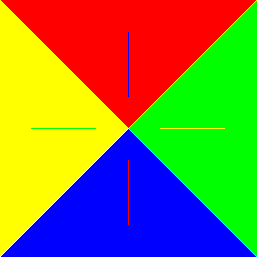
#> input picture Project2A/project2_testimg.png, 257 x 257 px
$ python temp.py
#> lines starting #> are read from the running program, lines starting #| are printed output that depends on the picture; after the words box and inside, x2 and y2 are one past the last pixel; in counts of white or black regions, pixels touching at a corner belong together
### Project2A/helpers.py
'''
  File name: helpers.py
  Author:
  Date created:
'''

'''
  File clarification:
    Helpers file that contributes the project
    You can design any helper function in this file to improve algorithm
'''
from scipy.spatial import Delaunay
import matplotlib.pyplot as plt
import numpy as np
from scipy import interpolate
from PIL import Image
from click_correspondences import *


samplePoints = np.array([[0,0],[10,0],[0,10],[10,10],[5,5]])


class MorphObject():

	def __init__(self, sourceImage, destImage, sourcePoints, destinationPoints ,avgPoints, triangulationStructure ,gamma):


		self.sourceImage = sourceImage
		self.destImage = destImage
		self.imageStructure = np.zeros(self.sourceImage.shape, dtype="float")


		self.sourcePoints = sourcePoints
		self.destinationPoints = destinationPoints

		self.avgPoints = avgPoints
		self.triangulationStructure = triangulationStructure

		self.gamma = gamma
		self.motionPoints = self.computeMotionPixels()


		self.dStructureTriangles = {}

		self.sourceStructureTriangles = {}
		self.destStructureTriangles = {}
		self.motionStructureTriangles = {}


		self.hMatrix = {}
		self.invHMatrix = {}

		self.sourceHMatrix = {}
		self.sourceInvHMatrix = {}

		self.destHMatrix = {}
		self.destInvHMatrix = {}

		self.motionHMatrix = {}
		self.motionInvHMatrix = {}


		self.buildStructureTriangles(self.triangulationStructure, self.motionPoints, self.hMatrix, self.invHMatrix, self.dStructureTriangles)

		self.buildStructureTriangles(self.triangulationStructure, self.sourcePoints, self.sourceHMatrix, self.sourceInvHMatrix, self.sourceStructureTriangles)

		self.buildStructureTriangles(self.triangulationStructure, self.destinationPoints, self.destHMatrix, self.destInvHMatrix, self.destStructureTriangles)

		self.buildStructureTriangles(self.triangulationStructure, self.motionPoints, self.motionHMatrix, self.motionInvHMatrix, self.motionStructureTriangles)


	def computeMotionPixels(self):
		motionPoints = self.gamma*self.sourcePoints + (1-self.gamma)*self.destinationPoints
		return motionPoints

	def buildStructureTriangles(self, triangulationStructure, points, hMatrix, invHMatrix, dStructureTriangles):
		triangleSystem = triangulationStructure.tri.simplices
		triangleNumber = triangleSystem.shape[0]

		for index in range(triangleNumber):

			cPoint1 = points[triangleSystem[index][0],:]
			cPoint2 = points[triangleSystem[index][1],:]
			cPoint3 = points[triangleSystem[index][2],:]
			# print(cPoint1, cPoint2, cPoint3)
			dStructure = Delaunay(np.array([cPoint1, cPoint2, cPoint3]))
			hMatrix[index] = TriangulationStructure.getMatrixForTriange( cPoint1, cPoint2, cPoint3)
			invHMatrix[index] =  np.linalg.inv(self.hMatrix[index])
			dStructureTriangles[index] = dStructure


	def labelTheTrianglesAndComputeBC(self):

		xCord, yCord = np.meshgrid(np.arange(self.imageStructure.shape[1]), np.arange(self.imageStructure.shape[0]))
		xCord = xCord.flatten()
		yCord = yCord.flatten()

		xCord = xCord.transpose()
		yCord = yCord.transpose()

		pointsZipped = np.zeros((xCord.shape[0], 2), dtype="float")
		pointsZipped[:,0] = xCord
		pointsZipped[:,1] = yCord

		pointsZipped3 = np.zeros((xCord.shape[0], 3), dtype="float")
		pointsZipped3[:,0] = xCord
		pointsZipped3[:,1] = yCord
		pointsZipped3[:,2] = 1

		# print(pointsZipped)

		labels = np.zeros((xCord.shape[0], 1), dtype="float").flatten()

		labels = (labels == 0) * -1

		firstPoints = np.zeros((xCord.shape[0], 2), dtype="float")
		secondPoints = np.zeros((xCord.shape[0], 2), dtype="float")
		thirdPoints = np.zeros((xCord.shape[0], 2), dtype="float")

		firstPointsS = np.zeros((xCord.shape[0], 2), dtype="float")
		secondPointsS = np.zeros((xCord.shape[0], 2), dtype="float")
		thirdPointsS = np.zeros((xCord.shape[0], 2), dtype="float")

		firstPointsD = np.zeros((xCord.shape[0], 2), dtype="float")
		secondPointsD = np.zeros((xCord.shape[0], 2), dtype="float")
		thirdPointsD = np.zeros((xCord.shape[0], 2), dtype="float")


		invMatrixSeries = np.zeros((3,3,xCord.shape[0]), dtype="float")

		bcArray = np.zeros((xCord.shape[0], 3), dtype="float")

		barycentricCordinates = np.zeros((xCord.shape[0], 3), dtype="float")

		for index in range(self.triangulationStructure.tri.simplices.shape[0]):

			replaceCords = np.where( labels == -1 )

			currentLabels = self.motionStructureTriangles[index].find_simplex(pointsZipped)

			itrLables = np.where(currentLabels >=0)

			firstPoints[itrLables] = self.motionPoints[self.triangulationStructure.tri.simplices[index][0]]
			secondPoints[itrLables] = self.motionPoints[self.triangulationStructure.tri.simplices[index][1]]
			thirdPoints[itrLables] = self.motionPoints[self.triangulationStructure.tri.simplices[index][2]]

			firstPointsS[itrLables] = self.sourcePoints[self.triangulationStructure.tri.simplices[index][0]]
			secondPointsS[itrLables] = self.sourcePoints[self.triangulationStructure.tri.simplices[index][1]]
			thirdPointsS[itrLables] = self.sourcePoints[self.triangulationStructure.tri.simplices[index][2]]

			firstPointsD[itrLables] = self.destinationPoints[self.triangulationStructure.tri.simplices[index][0]]
			secondPointsD[itrLables] = self.destinationPoints[self.triangulationStructure.tri.simplices[index][1]]
			thirdPointsD[itrLables] = self.destinationPoints[self.triangulationStructure.tri.simplices[index][2]]


			validPoints = np.zeros((itrLables[0].shape[0], 3), dtype="float")

			validPoints[:,[0,1]] = pointsZipped[itrLables][:,:]
			validPoints[:,2] = 1

			inverseRow1 = np.zeros((validPoints.shape[0],3), dtype="float")
			inverseRow2 = np.zeros((validPoints.shape[0],3), dtype="float")
			inverseRow3 = np.zeros((validPoints.shape[0],3), dtype="float")

			inverseRow1[np.arange(itrLables[0].shape[0]),:] = self.motionInvHMatrix[index][0,:]
			inverseRow2[np.arange(itrLables[0].shape[0]),:] = self.motionInvHMatrix[index][1,:]
			inverseRow3[np.arange(itrLables[0].shape[0]),:] = self.motionInvHMatrix[index][2,:]

			p1 = inverseRow1 * pointsZipped3[itrLables]
			p2 = inverseRow2 * pointsZipped3[itrLables]
			p3 = inverseRow3 * pointsZipped3[itrLables]

			p1 = np.sum(p1,1)
			p2 = np.sum(p2,1)
			p3 = np.sum(p3,1)

			barycentricCordinates[list(itrLables[0]),0] = p1
			barycentricCordinates[list(itrLables[0]),1] = p2
			barycentricCordinates[list(itrLables[0]),2] = p3


			# validPoints = np.transpose(validPoints)

			currentLabels = (currentLabels >= 0) * (index+1)

			currentLabels = currentLabels - 1;

			labels[replaceCords] = currentLabels[replaceCords]


		labelsMatrix = np.reshape(labels, (self.imageStructure.shape[1], self.imageStructure.shape[0]))

		# [23 lines of commented-out code are left out]


		return list(labels), barycentricCordinates, pointsZipped, firstPoints, secondPoints, thirdPoints, firstPointsS, secondPointsS, thirdPointsS,firstPointsD, secondPointsD, thirdPointsD


	# [33 lines left out: functions getCordinate, mapPixels, not called in this run]


	def mapPixelsVec(self,sourceImage, sourcePoints, sourceHMatrix, sourceInvHMatrix , targetPoints, targetHMatrix, targetInvMatrix, bc , targetLabels, triangleStructure, firstPoint, secondPoint, thirdPoint):

		fractionPixels = [];
		fractionValue = [];

		function = interpolate.RectBivariateSpline(np.arange(sourceImage.shape[1]), np.arange(sourceImage.shape[0]), np.transpose(sourceImage))

		mixedX = bc[:,0]* firstPoint[:,0] + bc[:,1]* secondPoint[:,0] + bc[:,2]* thirdPoint[:,0]
		mixedY = bc[:,0]* firstPoint[:,1] + bc[:,1]* secondPoint[:,1] + bc[:,2]* thirdPoint[:,1]

		mixedZ = bc[:,0] + bc[:,1] + bc[:,2]

		mixedX = mixedX/mixedZ
		mixedY = mixedY/mixedZ

		fractionValues = function.ev(mixedX, mixedY)
		targetImage = np.reshape(fractionValues, (sourceImage.shape[0], sourceImage.shape[1]))
		return targetImage


		# [17 lines of commented-out code are left out]


class TriangulationStructure(object):
	"""docstring for TriangulationStructure"""
	def __init__(self, points):
		self.points = points
		self.tri = self.findTriangulationOfPoints()
		self.triangleHMatrix = {}
		self.triangleInvHMatrix = {}
		self.buildTriangleHMatrix()


	def buildTriangleHMatrix(self):
		triangleSystem = self.tri.simplices
		triangleNumber = triangleSystem.shape[1]
		for index in range(triangleNumber):
			point1 = self.points[triangleSystem[index][0],:]
			point2 = self.points[triangleSystem[index][1],:]
			point3 = self.points[triangleSystem[index][2],:]
			hMatrix = TriangulationStructure.getMatrixForTriange(point1, point2, point3)
			hMatrixInverse =  np.linalg.inv(hMatrix)
			self.triangleHMatrix[index] = hMatrix
			self.triangleInvHMatrix[index] = hMatrixInverse


	@staticmethod
	def getMatrixForTriange(point1, point2, point3):
		hMatrix = np.ones((3,3)) * 1.0
		hMatrix[0:2,0] = np.transpose(point1)
		hMatrix[0:2,1] = np.transpose(point2)
		hMatrix[0:2,2] = np.transpose(point3)
		return hMatrix


	def findTriangulationOfPoints(self):
		tri = Delaunay(self.points)
		# print(tri.simplices)
		return tri
	# [4 lines left out: function showTriangulation, not called in this run]


def processChannel(sourceImage, destImage, sourcePoints, destinationPoints, avgPoints, triStructure, gamma, dissolve):

	a = MorphObject(sourceImage, destImage, sourcePoints, destinationPoints, avgPoints, triStructure, gamma)

	labels, bc, points, firstPoints, secondPoints, thirdPoints, firstPointsS, secondPointsS, thirdPointsS,firstPointsD, secondPointsD, thirdPointsD = a.labelTheTrianglesAndComputeBC()

	#targetImage1 = a.mapPixels(a.sourceImage, a.sourcePoints, a.sourceHMatrix, a.sourceInvHMatrix , a.motionPoints, a.motionHMatrix, a.motionInvHMatrix, bc , labels, triStructure)

	#targetImage2 = a.mapPixels(a.destImage, a.destinationPoints, a.destHMatrix, a.destInvHMatrix , a.motionPoints, a.motionHMatrix, a.motionInvHMatrix, bc , labels, triStructure)

	targetImage1 = a.mapPixelsVec(a.sourceImage, a.sourcePoints, a.sourceHMatrix, a.sourceInvHMatrix , a.motionPoints, a.motionHMatrix, a.motionInvHMatrix, bc , labels, triStructure, firstPointsS, secondPointsS, thirdPointsS)
	targetImage2 = a.mapPixelsVec(a.destImage, a.destinationPoints, a.destHMatrix, a.destInvHMatrix , a.motionPoints, a.motionHMatrix, a.motionInvHMatrix, bc , labels, triStructure, firstPointsD, secondPointsD, thirdPointsD)

	targetImage =  targetImage1 * dissolve + targetImage2 * (1-dissolve)
	#targetImage =   targetImage2 * (1-dissolve)

	targetImage = np.round(targetImage)

	np.clip(targetImage, 0, 255, out=targetImage)

	return targetImage


# [27 lines of commented-out code are left out]

### Project2A/morph_tri.py
'''
  File name: morph_tri.py
  Author:
  Date created:
'''

'''
  File clarification:
    Image morphing via Triangulation
    - Input im1: source image
    - Input im2: target image
    - Input im1_pts: correspondences coordiantes in the source image
    - Input im2_pts: correspondences coordiantes in the target image
    - Input warp_frac: a vector contains warping parameters
    - Input dissolve_frac: a vector contains cross dissolve parameters

    - Output morphed_im: a set of morphed images obtained from different warp and dissolve parameters.
                         The size should be [number of images, image height, image Width, color channel number]
'''
import numpy as np
from scipy.spatial import Delaunay
from helpers import *

def morph_tri(im1, im2, im1_pts, im2_pts, warp_frac, dissolve_frac):
  # TODO: Your code here
  # Tips: use Delaunay() function to get Delaunay triangulation;
  # Tips: use tri.find_simplex(pts) to find the triangulation index that pts locates in.

  sourceImage = im1

  destImage = im2

  gamma = 1 - warp_frac

  dissolve = 1 - dissolve_frac

  sourcePoints = im1_pts

  destinationPoints = im2_pts

  avgPoints = (sourcePoints + destinationPoints)/2

  triStructure = TriangulationStructure(avgPoints)


  morphed_im = np.zeros((len(gamma), sourceImage.shape[0], sourceImage.shape[1], 3))


  for index in range(len(gamma)):
    print(index)
    image = np.zeros((sourceImage.shape[0], sourceImage.shape[1], 3));
    for chal in range(3):
      ot = processChannel(sourceImage[:,:,chal], destImage[:,:,chal], sourcePoints, destinationPoints, avgPoints, triStructure, gamma[index], dissolve[index])
      image[:,:,chal] = ot

    morphed_im[index,:,:,:] = image


  return morphed_im

### Project2A/temp.py
'''
  File name: eval_morphing.py
  Author:
  Date created:
'''

'''
  File clarification:
    check the accuracy of your image morphing implementation
'''


import numpy as np
import matplotlib.pyplot as plt
from PIL import Image, ImageDraw
import imageio

from morph_tri import *


def main():
  test_img = "project2_testimg.png"
  im_cur = np.array(Image.open(test_img).convert('RGB'))
#> im_cur is the input picture: shape (257, 257, 3); mean R, G, B 128, 128.5, 64.2

  # create correspondences
  p1 = np.array([[0, 0], [256, 0], [0, 256], [256, 256], [128, 128]])
  p2 = np.zeros([5, 5, 2])
  p2[0, :, :] = np.array([[0, 0], [256, 0], [0, 256], [256, 256], [128, 32]])
  p2[1, :, :] = np.array([[0, 0], [256, 0], [0, 256], [256, 256], [32, 128]])
  p2[2, :, :] = np.array([[0, 0], [256, 0], [0, 256], [256, 256], [128, 222]])
  p2[3, :, :] = np.array([[0, 0], [256, 0], [0, 256], [256, 256], [222, 128]])
  p2[4, :, :] = np.array([[0, 0], [256, 0], [0, 256], [256, 256], [128, 32]])

  # create reference images
  img_ref = []
  warp_frac, dissolve_frac = np.array([1]), np.array([0])

  for i in range(5):
    morphed_cur = morph_tri(im_cur, im_cur, p1, p2[i, :, :], warp_frac, dissolve_frac)
    img_ref.append(morphed_cur[0, :, :, :])
#> this loop made 5 passes
#> pass 1, in __init__, `self.sourceImage = sourceImage`:
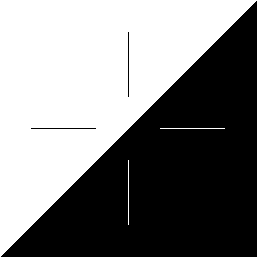
#> self.sourceImage: shape (257, 257); 50.2% white; 3 black regions, box (x1, y1, x2, y2) and area: (1, 1, 257, 257) 32766, (128, 32, 129, 97) 65, (31, 128, 96, 129) 65
#> pass 1, in mapPixelsVec, `targetImage = np.reshape(fractionValues, (sourceImage.shape[0], source..`:
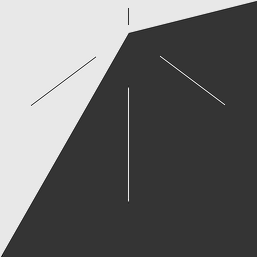
#> targetImage: shape (257, 257) float64; min -73.98, max 287.5, mean 81.1; drawn with min black and max white
#> after the loop, img_ref = 5 items


  # morphed iteration
  w = np.arange(0, 1.1, 0.1)
  res_list = []
  for j in range(1):
    img_source = img_ref[j]
    p_source = p2[j, :, :]
    img_dest = img_ref[j + 1]
    p_dest = p2[j + 1, :, :]

    morphed_set = morph_tri(img_source, img_dest, p_source, p_dest, w, w)

    k = 0
    while k < morphed_set.shape[0]:
      res_list.append(morphed_set[k, :, :, :])
      k += 1
#> this loop made 1 pass
#> pass 1, in main, `img_source = img_ref[j]`:
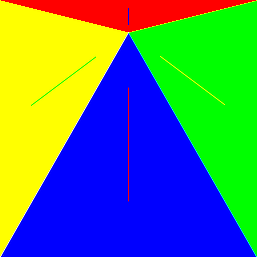
#> img_source: shape (257, 257, 3) float64; mean of channels 0, 1, 2 81.1, 128.5, 111.3; drawn as R, G, B
#> pass 1, in main, `img_dest = img_ref[j + 1]`:
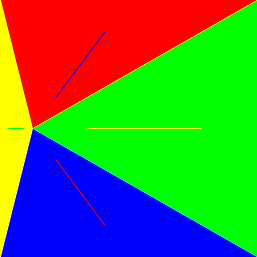
#> img_dest: shape (257, 257, 3) float64; mean of channels 0, 1, 2 81.1, 128.5, 64.2; drawn as R, G, B
#> pass 1, in __init__ (call 16), `self.sourceImage = sourceImage`:
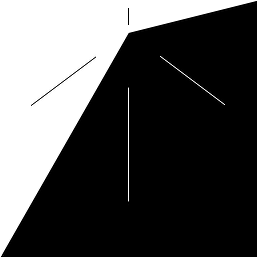
#> self.sourceImage: shape (257, 257) float64; min 0, max 255, mean 81.1
#> pass 1, in __init__ (call 16), `self.destImage = destImage`:
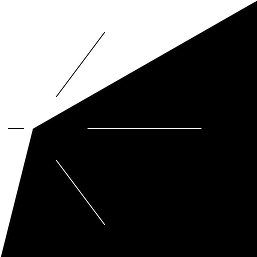
#> self.destImage: shape (257, 257) float64; min 0, max 255, mean 81.1
#> after the loop, res_list = 11 items

  # generate gif file
  imageio.mimsave('./eval_testimg.gif', res_list)


if __name__ == "__main__":
  main()
